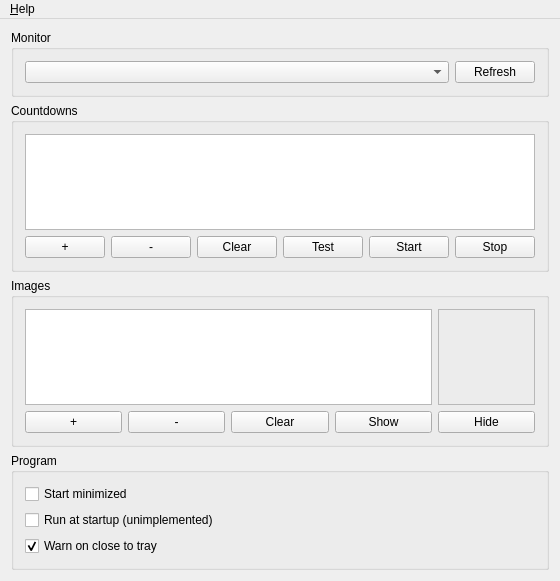
<?xml version="1.0" encoding="UTF-8"?>
<ui version="4.0">
 <class>MainWindow</class>
 <widget class="QMainWindow" name="MainWindow">
  <property name="geometry">
   <rect>
    <x>0</x>
    <y>0</y>
    <width>518</width>
    <height>581</height>
   </rect>
  </property>
  <property name="acceptDrops">
   <bool>true</bool>
  </property>
  <property name="windowTitle">
   <string>Presenter</string>
  </property>
  <property name="windowIcon">
   <iconset resource="resources.qrc">
    <normaloff>:/images/icon.svg</normaloff>:/images/icon.svg</iconset>
  </property>
  <widget class="QWidget" name="centralWidget">
   <layout class="QVBoxLayout" name="verticalLayout">
    <item>
     <widget class="QGroupBox" name="monitorBox">
      <property name="title">
       <string>Monitor</string>
      </property>
      <layout class="QHBoxLayout" name="horizontalLayout" stretch="1,0">
       <item>
        <widget class="QComboBox" name="monitorCombo"/>
       </item>
       <item>
        <widget class="QPushButton" name="monitorRefresh">
         <property name="text">
          <string>Refresh</string>
         </property>
        </widget>
       </item>
      </layout>
     </widget>
    </item>
    <item>
     <widget class="QGroupBox" name="countdownBox">
      <property name="title">
       <string>Countdowns</string>
      </property>
      <layout class="QGridLayout" name="gridLayout">
       <item row="1" column="2">
        <widget class="QPushButton" name="countdownClear">
         <property name="text">
          <string>Clear</string>
         </property>
        </widget>
       </item>
       <item row="0" column="0" colspan="6">
        <widget class="QListWidget" name="countdownList"/>
       </item>
       <item row="1" column="0">
        <widget class="QPushButton" name="countdownAdd">
         <property name="text">
          <string>+</string>
         </property>
        </widget>
       </item>
       <item row="1" column="5">
        <widget class="QPushButton" name="countdownStop">
         <property name="text">
          <string>Stop</string>
         </property>
        </widget>
       </item>
       <item row="1" column="3">
        <widget class="QPushButton" name="countdownTest">
         <property name="text">
          <string>Test</string>
         </property>
        </widget>
       </item>
       <item row="1" column="1">
        <widget class="QPushButton" name="countdownRemove">
         <property name="text">
          <string>-</string>
         </property>
        </widget>
       </item>
       <item row="1" column="4">
        <widget class="QPushButton" name="countdownStart">
         <property name="text">
          <string>Start</string>
         </property>
        </widget>
       </item>
      </layout>
     </widget>
    </item>
    <item>
     <widget class="QGroupBox" name="imagesBox">
      <property name="title">
       <string>Images</string>
      </property>
      <layout class="QGridLayout" name="gridLayout_2" columnstretch="1,1,1,1,1">
       <item row="0" column="0" colspan="4">
        <widget class="QListWidget" name="imagesList">
         <property name="acceptDrops">
          <bool>true</bool>
         </property>
         <property name="horizontalScrollBarPolicy">
          <enum>Qt::ScrollBarAlwaysOff</enum>
         </property>
         <property name="dragEnabled">
          <bool>true</bool>
         </property>
         <property name="dragDropMode">
          <enum>QAbstractItemView::DragDrop</enum>
         </property>
         <property name="defaultDropAction">
          <enum>Qt::MoveAction</enum>
         </property>
         <property name="selectionMode">
          <enum>QAbstractItemView::ExtendedSelection</enum>
         </property>
         <property name="selectionBehavior">
          <enum>QAbstractItemView::SelectRows</enum>
         </property>
         <property name="textElideMode">
          <enum>Qt::ElideMiddle</enum>
         </property>
        </widget>
       </item>
       <item row="1" column="0">
        <widget class="QPushButton" name="imagesAdd">
         <property name="text">
          <string>+</string>
         </property>
        </widget>
       </item>
       <item row="1" column="1">
        <widget class="QPushButton" name="imagesRemove">
         <property name="text">
          <string>-</string>
         </property>
        </widget>
       </item>
       <item row="1" column="2">
        <widget class="QPushButton" name="imagesClear">
         <property name="text">
          <string>Clear</string>
         </property>
        </widget>
       </item>
       <item row="1" column="3">
        <widget class="QPushButton" name="imagesShow">
         <property name="text">
          <string>Show</string>
         </property>
        </widget>
       </item>
       <item row="1" column="4">
        <widget class="QPushButton" name="imagesHide">
         <property name="text">
          <string>Hide</string>
         </property>
        </widget>
       </item>
       <item row="0" column="4">
        <widget class="QFrame" name="imagesPreviewFrame">
         <property name="frameShape">
          <enum>QFrame::StyledPanel</enum>
         </property>
         <property name="frameShadow">
          <enum>QFrame::Raised</enum>
         </property>
         <layout class="QVBoxLayout" name="verticalLayout_3"/>
        </widget>
       </item>
      </layout>
     </widget>
    </item>
    <item>
     <widget class="QGroupBox" name="programBox">
      <property name="title">
       <string>Program</string>
      </property>
      <layout class="QVBoxLayout" name="verticalLayout_2">
       <item>
        <widget class="QCheckBox" name="programStartMinimized">
         <property name="text">
          <string>Start minimized</string>
         </property>
        </widget>
       </item>
       <item>
        <widget class="QCheckBox" name="programRunAtStartup">
         <property name="text">
          <string>Run at startup (unimplemented)</string>
         </property>
        </widget>
       </item>
       <item>
        <widget class="QCheckBox" name="programWarnOnClose">
         <property name="text">
          <string>Warn on close to tray</string>
         </property>
         <property name="checked">
          <bool>true</bool>
         </property>
        </widget>
       </item>
      </layout>
     </widget>
    </item>
   </layout>
  </widget>
  <widget class="QMenuBar" name="menuBar">
   <property name="geometry">
    <rect>
     <x>0</x>
     <y>0</y>
     <width>518</width>
     <height>21</height>
    </rect>
   </property>
   <widget class="QMenu" name="menu_Help">
    <property name="title">
     <string>&amp;Help</string>
    </property>
    <addaction name="actionHelpAboutPresenter"/>
    <addaction name="actionHelpAboutQt"/>
    <addaction name="separator"/>
    <addaction name="actionHelpExit"/>
   </widget>
   <addaction name="menu_Help"/>
  </widget>
  <action name="actionHelpAboutPresenter">
   <property name="text">
    <string>&amp;About Presenter...</string>
   </property>
  </action>
  <action name="actionHelpAboutQt">
   <property name="text">
    <string>About &amp;Qt...</string>
   </property>
  </action>
  <action name="actionHelpExit">
   <property name="text">
    <string>E&amp;xit</string>
   </property>
  </action>
 </widget>
 <layoutdefault spacing="6" margin="11"/>
 <resources>
  <include location="resources.qrc"/>
 </resources>
 <connections/>
</ui>
